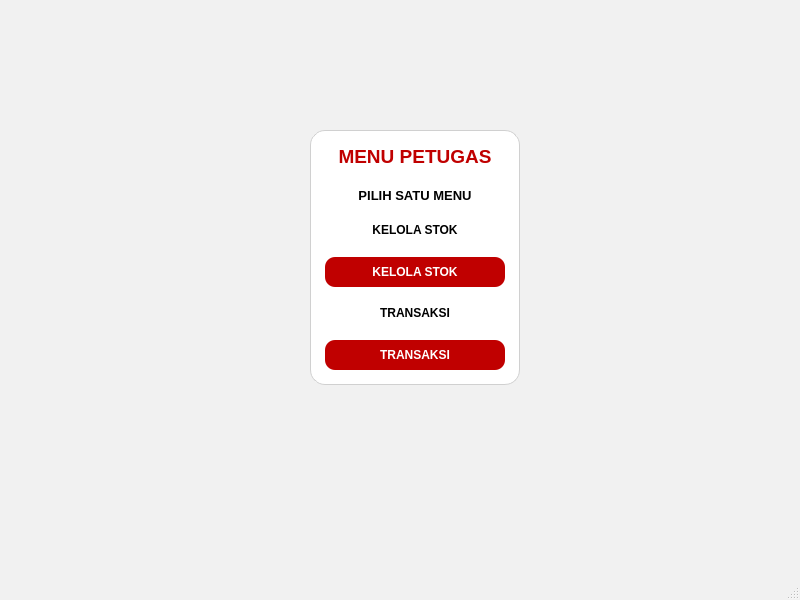
<?xml version="1.0" encoding="UTF-8"?>
<ui version="4.0">
 <class>MainWindow</class>
 <widget class="QMainWindow" name="MainWindow">
  <property name="geometry">
   <rect>
    <x>0</x>
    <y>0</y>
    <width>800</width>
    <height>600</height>
   </rect>
  </property>
  <property name="windowTitle">
   <string>Menu Petugas</string>
  </property>

  <!-- STYLE SHEET -->
  <property name="styleSheet">
   <string notr="true">
   QMainWindow {
       background-color: #f1f1f1;
       font-family: "Segoe UI";
   }
   QWidget#panel {
       background-color: white;
       border-radius: 15px;
       border: 1px solid #d0d0d0;
   }
   QLabel {
       font-weight: 600;
   }
   QPushButton {
       background-color: #c00000;
       color: white;
       border-radius: 10px;
       font-weight: 600;
       height: 32px;
   }
   QPushButton:hover {
       background-color: #a00000;
   }
   </string>
  </property>

  <widget class="QWidget" name="centralwidget">
   <widget class="QWidget" name="panel">
    <property name="geometry">
     <rect>
      <x>310</x>
      <y>130</y>
      <width>210</width>
      <height>255</height>
     </rect>
    </property>

    <layout class="QVBoxLayout" name="verticalLayout">
     <property name="spacing">
      <number>20</number>
     </property>
     <property name="leftMargin">
      <number>15</number>
     </property>
     <property name="topMargin">
      <number>15</number>
     </property>
     <property name="rightMargin">
      <number>15</number>
     </property>
     <property name="bottomMargin">
      <number>15</number>
     </property>

     <item>
      <widget class="QLabel" name="label">
       <property name="alignment">
        <set>Qt::AlignCenter</set>
       </property>
       <property name="styleSheet">
        <string notr="true">font-size: 14pt; color: #c00000; font-weight: 700;</string>
       </property>
       <property name="text">
        <string>MENU PETUGAS</string>
       </property>
      </widget>
     </item>

     <item>
      <widget class="QLabel" name="label_4">
       <property name="alignment">
        <set>Qt::AlignCenter</set>
       </property>
       <property name="styleSheet">
        <string notr="true">font-size: 10pt;</string>
       </property>
       <property name="text">
        <string>PILIH SATU MENU</string>
       </property>
      </widget>
     </item>

     <item>
      <widget class="QLabel" name="label_2">
       <property name="alignment">
        <set>Qt::AlignCenter</set>
       </property>
       <property name="text">
        <string>KELOLA STOK</string>
       </property>
      </widget>
     </item>

     <item>
      <widget class="QPushButton" name="pushButton">
       <property name="minimumSize">
        <size>
         <width>180</width>
         <height>30</height>
        </size>
       </property>
       <property name="text">
        <string>KELOLA STOK</string>
       </property>
      </widget>
     </item>

     <item>
      <widget class="QLabel" name="label_3">
       <property name="alignment">
        <set>Qt::AlignCenter</set>
       </property>
       <property name="text">
        <string>TRANSAKSI</string>
       </property>
      </widget>
     </item>

     <item>
      <widget class="QPushButton" name="pushButton_2">
       <property name="minimumSize">
        <size>
         <width>180</width>
         <height>30</height>
        </size>
       </property>
       <property name="text">
        <string>TRANSAKSI</string>
       </property>
      </widget>
     </item>

    </layout>
   </widget>
  </widget>

  <widget class="QMenuBar" name="menubar"/>
  <widget class="QStatusBar" name="statusbar"/>
 </widget>

 <resources/>
 <connections/>
</ui>
